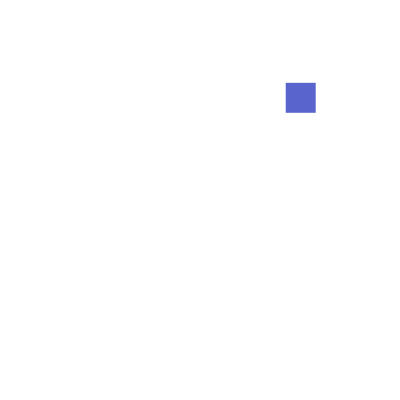
Frame 1 (no input)
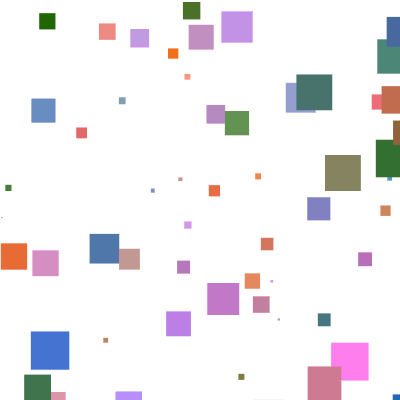
Frame 60 (no input)
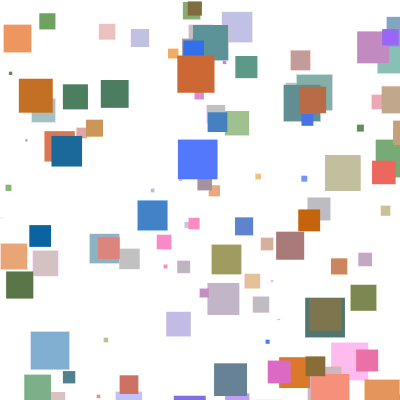
Frame 120 (the mouse pressed at the canvas centre since frame 60)

The p5.js sketch that drew these frames (run headless with seeded random() and noise() and a simulated clock; from frame 60 on, the mouse is pressed at the canvas centre):

// p5.js sketch
// ── sketch.js
function setup() {
  createCanvas(400, 400);
}
// loop
function draw() {
  background(220, 2);
  // Genera número ramdom(min, max)
  let posX = random(400);
  let posY = random(400);
  let d = random(40);

  // RGB
  let red = random(1, 255);
  let green = 100;
  let blue = random(255);
  fill(red, green, blue);
  noStroke();

  //     posX  posY  d
  rect(posX, posY, d);

}

// ── figuras.js
function setup() {
    createCanvas(400, 400);
  }
  
  function draw() {
    background(220);
    stroke('red'); // Color de línea
    strokeWeight(4) // Grosor de línea
    //  posX1 posY2  posX2  posY2
    line(50,  100,   200,  100);
    line(200, 100,   200,  250);
    line(200, 250, 50, 250);
    line(50, 250, 50, 100);
    fill('red');
    // Circulo
    //    posX, posY, d
    circle(200, 200, 50);
    fill('white')
    stroke('black')
    strokeWeight(1);
    // Elipse
    //     posX, posY, W, h
    ellipse(200, 50, 50, 80);
    stroke('slateblue')
    fill('slateblue')
    // Cuadrado
    // posX, posY, W
    rect(250, 100, 70);
    
    fill('yellow')
    stroke('yellow')
    //   posX, posY, w, h   ,r
    rect(150, 300, 150, 25, 20)
  }
  
  
  
  
  
  let nombre = "Julieta"; // String
  let edad = 25; // Number
  const dni = 12345;
  console.log(edad);
  // suma +; resta -; división /; multiplicación *
  edad = edad +1;
  console.log(edad);
  
  console.log("DNI: " + dni);
